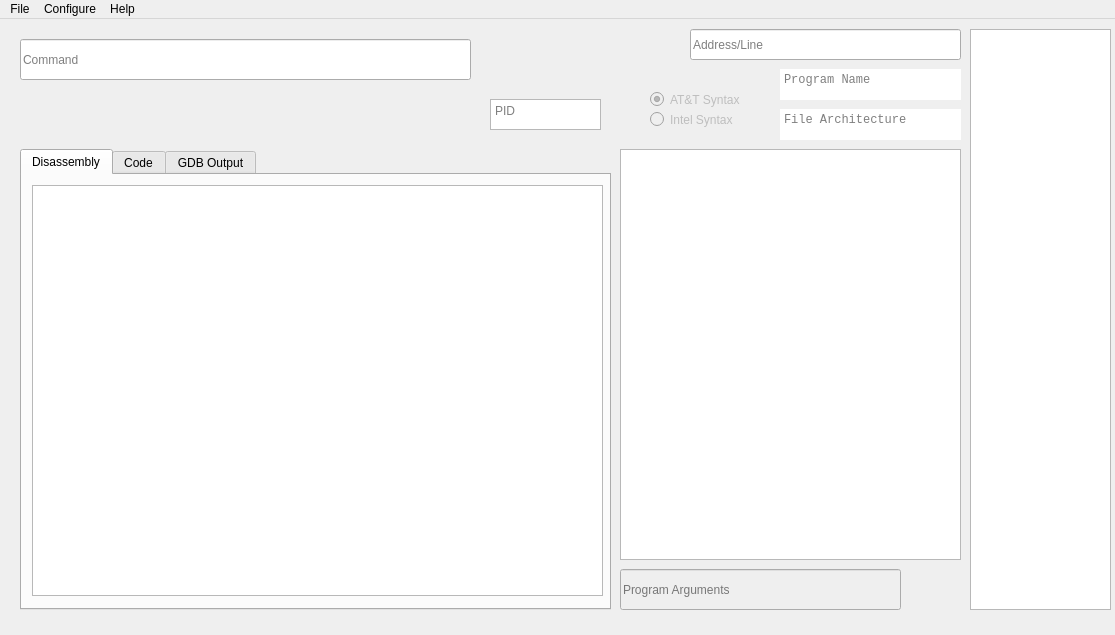
<?xml version="1.0" encoding="UTF-8"?>
<ui version="4.0">
 <class>MainWindow</class>
 <widget class="QMainWindow" name="MainWindow">
  <property name="enabled">
   <bool>true</bool>
  </property>
  <property name="geometry">
   <rect>
    <x>0</x>
    <y>0</y>
    <width>1115</width>
    <height>635</height>
   </rect>
  </property>
  <property name="windowTitle">
   <string>Disass</string>
  </property>
  <property name="windowIcon">
   <iconset resource="icons.qrc">
    <normaloff>:/Artwork/Icons/Logo.png</normaloff>:/Artwork/Icons/Logo.png</iconset>
  </property>
  <property name="tabShape">
   <enum>QTabWidget::Rounded</enum>
  </property>
  <widget class="QWidget" name="centralWidget">
   <widget class="QPushButton" name="sendButton">
    <property name="enabled">
     <bool>false</bool>
    </property>
    <property name="geometry">
     <rect>
      <x>490</x>
      <y>20</y>
      <width>41</width>
      <height>31</height>
     </rect>
    </property>
    <property name="cursor">
     <cursorShape>PointingHandCursor</cursorShape>
    </property>
    <property name="toolTip">
     <string>Send command to GDB</string>
    </property>
    <property name="text">
     <string/>
    </property>
    <property name="icon">
     <iconset resource="icons.qrc">
      <normaloff>:/Controls/Icons/Controls/Send_Button.png</normaloff>:/Controls/Icons/Controls/Send_Button.png</iconset>
    </property>
    <property name="iconSize">
     <size>
      <width>42</width>
      <height>44</height>
     </size>
    </property>
    <property name="flat">
     <bool>true</bool>
    </property>
   </widget>
   <widget class="QTextEdit" name="pidBox">
    <property name="geometry">
     <rect>
      <x>490</x>
      <y>80</y>
      <width>111</width>
      <height>31</height>
     </rect>
    </property>
    <property name="cursor" stdset="0">
     <cursorShape>ArrowCursor</cursorShape>
    </property>
    <property name="lineWrapMode">
     <enum>QTextEdit::NoWrap</enum>
    </property>
    <property name="readOnly">
     <bool>true</bool>
    </property>
    <property name="html">
     <string>&lt;!DOCTYPE HTML PUBLIC &quot;-//W3C//DTD HTML 4.0//EN&quot; &quot;http://www.w3.org/TR/REC-html40/strict.dtd&quot;&gt;
&lt;html&gt;&lt;head&gt;&lt;meta name=&quot;qrichtext&quot; content=&quot;1&quot; /&gt;&lt;style type=&quot;text/css&quot;&gt;
p, li { white-space: pre-wrap; }
&lt;/style&gt;&lt;/head&gt;&lt;body style=&quot; font-family:'Sans Serif'; font-size:9pt; font-weight:400; font-style:normal;&quot;&gt;
&lt;p style=&quot;-qt-paragraph-type:empty; margin-top:0px; margin-bottom:0px; margin-left:0px; margin-right:0px; -qt-block-indent:0; text-indent:0px;&quot;&gt;&lt;br /&gt;&lt;/p&gt;&lt;/body&gt;&lt;/html&gt;</string>
    </property>
    <property name="placeholderText">
     <string>PID</string>
    </property>
   </widget>
   <widget class="QPushButton" name="runButton">
    <property name="enabled">
     <bool>false</bool>
    </property>
    <property name="geometry">
     <rect>
      <x>910</x>
      <y>550</y>
      <width>41</width>
      <height>41</height>
     </rect>
    </property>
    <property name="cursor">
     <cursorShape>PointingHandCursor</cursorShape>
    </property>
    <property name="toolTip">
     <string>(Re)start the program</string>
    </property>
    <property name="text">
     <string/>
    </property>
    <property name="icon">
     <iconset resource="icons.qrc">
      <normaloff>:/Controls/Icons/Controls/Start_Button.png</normaloff>:/Controls/Icons/Controls/Start_Button.png</iconset>
    </property>
    <property name="iconSize">
     <size>
      <width>28</width>
      <height>29</height>
     </size>
    </property>
    <property name="flat">
     <bool>true</bool>
    </property>
   </widget>
   <widget class="QLineEdit" name="commandBox">
    <property name="geometry">
     <rect>
      <x>20</x>
      <y>20</y>
      <width>451</width>
      <height>41</height>
     </rect>
    </property>
    <property name="placeholderText">
     <string>Command</string>
    </property>
   </widget>
   <widget class="QRadioButton" name="atNtButton">
    <property name="enabled">
     <bool>false</bool>
    </property>
    <property name="geometry">
     <rect>
      <x>650</x>
      <y>70</y>
      <width>121</width>
      <height>21</height>
     </rect>
    </property>
    <property name="cursor">
     <cursorShape>PointingHandCursor</cursorShape>
    </property>
    <property name="toolTip">
     <string>Set syntax to AT&amp;T</string>
    </property>
    <property name="text">
     <string notr="true">AT&amp;&amp;T Syntax</string>
    </property>
    <property name="checked">
     <bool>true</bool>
    </property>
   </widget>
   <widget class="QRadioButton" name="intelButton">
    <property name="enabled">
     <bool>false</bool>
    </property>
    <property name="geometry">
     <rect>
      <x>650</x>
      <y>90</y>
      <width>99</width>
      <height>21</height>
     </rect>
    </property>
    <property name="cursor">
     <cursorShape>PointingHandCursor</cursorShape>
    </property>
    <property name="toolTip">
     <string>Set syntax to Intel</string>
    </property>
    <property name="text">
     <string>Intel Syntax</string>
    </property>
   </widget>
   <widget class="QTabWidget" name="codeOutputTabs">
    <property name="geometry">
     <rect>
      <x>20</x>
      <y>130</y>
      <width>591</width>
      <height>461</height>
     </rect>
    </property>
    <property name="currentIndex">
     <number>0</number>
    </property>
    <widget class="QWidget" name="assemblyOutput">
     <property name="cursor">
      <cursorShape>ArrowCursor</cursorShape>
     </property>
     <attribute name="title">
      <string>Disassembly</string>
     </attribute>
     <widget class="QTextBrowser" name="gdbAsmOutputBox">
      <property name="geometry">
       <rect>
        <x>10</x>
        <y>10</y>
        <width>571</width>
        <height>411</height>
       </rect>
      </property>
      <property name="font">
       <font>
        <family>Monospace</family>
        <pointsize>10</pointsize>
       </font>
      </property>
     </widget>
    </widget>
    <widget class="QWidget" name="codeOutput">
     <property name="cursor">
      <cursorShape>ArrowCursor</cursorShape>
     </property>
     <attribute name="title">
      <string>Code</string>
     </attribute>
     <widget class="QTextBrowser" name="gdbCodeOutputBox">
      <property name="geometry">
       <rect>
        <x>10</x>
        <y>10</y>
        <width>571</width>
        <height>411</height>
       </rect>
      </property>
      <property name="font">
       <font>
        <family>Monospace</family>
        <pointsize>10</pointsize>
       </font>
      </property>
     </widget>
    </widget>
    <widget class="QWidget" name="gdbOutput">
     <attribute name="title">
      <string>GDB Output</string>
     </attribute>
     <widget class="QTextBrowser" name="gdbOutputBox">
      <property name="geometry">
       <rect>
        <x>10</x>
        <y>10</y>
        <width>571</width>
        <height>411</height>
       </rect>
      </property>
      <property name="font">
       <font>
        <family>Monospace</family>
       </font>
      </property>
     </widget>
    </widget>
   </widget>
   <widget class="QPushButton" name="breakButton">
    <property name="enabled">
     <bool>false</bool>
    </property>
    <property name="geometry">
     <rect>
      <x>650</x>
      <y>10</y>
      <width>31</width>
      <height>31</height>
     </rect>
    </property>
    <property name="cursor">
     <cursorShape>PointingHandCursor</cursorShape>
    </property>
    <property name="toolTip">
     <string>Break</string>
    </property>
    <property name="text">
     <string/>
    </property>
    <property name="icon">
     <iconset resource="icons.qrc">
      <normaloff>:/Controls/Icons/Controls/Break_Button.png</normaloff>:/Controls/Icons/Controls/Break_Button.png</iconset>
    </property>
    <property name="iconSize">
     <size>
      <width>26</width>
      <height>26</height>
     </size>
    </property>
    <property name="flat">
     <bool>true</bool>
    </property>
   </widget>
   <widget class="QLineEdit" name="breakBox">
    <property name="geometry">
     <rect>
      <x>690</x>
      <y>10</y>
      <width>271</width>
      <height>31</height>
     </rect>
    </property>
    <property name="placeholderText">
     <string>Address/Line</string>
    </property>
   </widget>
   <widget class="QPushButton" name="stepIntoButton">
    <property name="enabled">
     <bool>false</bool>
    </property>
    <property name="geometry">
     <rect>
      <x>80</x>
      <y>80</y>
      <width>41</width>
      <height>31</height>
     </rect>
    </property>
    <property name="cursor">
     <cursorShape>PointingHandCursor</cursorShape>
    </property>
    <property name="toolTip">
     <string>Step Into (next/nexti)</string>
    </property>
    <property name="text">
     <string/>
    </property>
    <property name="icon">
     <iconset resource="icons.qrc">
      <normaloff>:/Controls/Icons/Controls/Step_Into_Button.png</normaloff>:/Controls/Icons/Controls/Step_Into_Button.png</iconset>
    </property>
    <property name="iconSize">
     <size>
      <width>26</width>
      <height>26</height>
     </size>
    </property>
    <property name="flat">
     <bool>true</bool>
    </property>
   </widget>
   <widget class="QPushButton" name="stepOverButton">
    <property name="enabled">
     <bool>false</bool>
    </property>
    <property name="geometry">
     <rect>
      <x>30</x>
      <y>80</y>
      <width>41</width>
      <height>31</height>
     </rect>
    </property>
    <property name="cursor">
     <cursorShape>PointingHandCursor</cursorShape>
    </property>
    <property name="toolTip">
     <string>Step Over (step/stepi)</string>
    </property>
    <property name="text">
     <string/>
    </property>
    <property name="icon">
     <iconset resource="icons.qrc">
      <normaloff>:/Controls/Icons/Controls/Step_Over_Button.png</normaloff>:/Controls/Icons/Controls/Step_Over_Button.png</iconset>
    </property>
    <property name="iconSize">
     <size>
      <width>28</width>
      <height>28</height>
     </size>
    </property>
    <property name="flat">
     <bool>true</bool>
    </property>
   </widget>
   <widget class="QPushButton" name="continueButton">
    <property name="enabled">
     <bool>false</bool>
    </property>
    <property name="geometry">
     <rect>
      <x>180</x>
      <y>80</y>
      <width>41</width>
      <height>31</height>
     </rect>
    </property>
    <property name="cursor">
     <cursorShape>PointingHandCursor</cursorShape>
    </property>
    <property name="toolTip">
     <string>Continue running (continue)</string>
    </property>
    <property name="text">
     <string/>
    </property>
    <property name="icon">
     <iconset resource="icons.qrc">
      <normaloff>:/Controls/Icons/Controls/Continue_Button.png</normaloff>:/Controls/Icons/Controls/Continue_Button.png</iconset>
    </property>
    <property name="iconSize">
     <size>
      <width>28</width>
      <height>26</height>
     </size>
    </property>
    <property name="flat">
     <bool>true</bool>
    </property>
   </widget>
   <widget class="QPushButton" name="nextCodeLineButton">
    <property name="enabled">
     <bool>false</bool>
    </property>
    <property name="geometry">
     <rect>
      <x>130</x>
      <y>80</y>
      <width>41</width>
      <height>31</height>
     </rect>
    </property>
    <property name="cursor">
     <cursorShape>PointingHandCursor</cursorShape>
    </property>
    <property name="toolTip">
     <string>Next Code Line (until)</string>
    </property>
    <property name="text">
     <string/>
    </property>
    <property name="icon">
     <iconset resource="icons.qrc">
      <normaloff>:/Controls/Icons/Controls/Next_Line_Button.png</normaloff>:/Controls/Icons/Controls/Next_Line_Button.png</iconset>
    </property>
    <property name="iconSize">
     <size>
      <width>27</width>
      <height>27</height>
     </size>
    </property>
    <property name="flat">
     <bool>true</bool>
    </property>
   </widget>
   <widget class="QPushButton" name="quitButton">
    <property name="enabled">
     <bool>false</bool>
    </property>
    <property name="geometry">
     <rect>
      <x>230</x>
      <y>80</y>
      <width>31</width>
      <height>31</height>
     </rect>
    </property>
    <property name="cursor">
     <cursorShape>PointingHandCursor</cursorShape>
    </property>
    <property name="toolTip">
     <string>Stop Debugging</string>
    </property>
    <property name="text">
     <string/>
    </property>
    <property name="icon">
     <iconset resource="icons.qrc">
      <normaloff>:/Controls/Icons/Controls/Stop_Button.png</normaloff>:/Controls/Icons/Controls/Stop_Button.png</iconset>
    </property>
    <property name="iconSize">
     <size>
      <width>26</width>
      <height>26</height>
     </size>
    </property>
    <property name="flat">
     <bool>true</bool>
    </property>
   </widget>
   <widget class="QLineEdit" name="commandLineArgumentsBox">
    <property name="enabled">
     <bool>false</bool>
    </property>
    <property name="geometry">
     <rect>
      <x>620</x>
      <y>550</y>
      <width>281</width>
      <height>41</height>
     </rect>
    </property>
    <property name="placeholderText">
     <string>Program Arguments</string>
    </property>
   </widget>
   <widget class="QTextBrowser" name="registerBox">
    <property name="geometry">
     <rect>
      <x>620</x>
      <y>130</y>
      <width>341</width>
      <height>411</height>
     </rect>
    </property>
    <property name="font">
     <font>
      <family>Monospace</family>
      <pointsize>9</pointsize>
     </font>
    </property>
   </widget>
   <widget class="QTextBrowser" name="stackBox">
    <property name="geometry">
     <rect>
      <x>970</x>
      <y>10</y>
      <width>141</width>
      <height>581</height>
     </rect>
    </property>
    <property name="font">
     <font>
      <family>Monospace</family>
      <pointsize>9</pointsize>
     </font>
    </property>
    <property name="verticalScrollBarPolicy">
     <enum>Qt::ScrollBarAsNeeded</enum>
    </property>
   </widget>
   <widget class="QTextEdit" name="fileArchBox">
    <property name="geometry">
     <rect>
      <x>780</x>
      <y>90</y>
      <width>181</width>
      <height>31</height>
     </rect>
    </property>
    <property name="font">
     <font>
      <family>Monospace</family>
     </font>
    </property>
    <property name="cursor" stdset="0">
     <cursorShape>ArrowCursor</cursorShape>
    </property>
    <property name="layoutDirection">
     <enum>Qt::LeftToRight</enum>
    </property>
    <property name="frameShape">
     <enum>QFrame::NoFrame</enum>
    </property>
    <property name="frameShadow">
     <enum>QFrame::Raised</enum>
    </property>
    <property name="readOnly">
     <bool>true</bool>
    </property>
    <property name="cursorWidth">
     <number>1</number>
    </property>
    <property name="textInteractionFlags">
     <set>Qt::TextSelectableByKeyboard|Qt::TextSelectableByMouse</set>
    </property>
    <property name="placeholderText">
     <string>File Architecture</string>
    </property>
   </widget>
   <widget class="QTextEdit" name="fileNameBox">
    <property name="geometry">
     <rect>
      <x>780</x>
      <y>50</y>
      <width>181</width>
      <height>31</height>
     </rect>
    </property>
    <property name="font">
     <font>
      <family>Monospace</family>
      <pointsize>9</pointsize>
     </font>
    </property>
    <property name="cursor" stdset="0">
     <cursorShape>ArrowCursor</cursorShape>
    </property>
    <property name="layoutDirection">
     <enum>Qt::LeftToRight</enum>
    </property>
    <property name="frameShape">
     <enum>QFrame::NoFrame</enum>
    </property>
    <property name="frameShadow">
     <enum>QFrame::Raised</enum>
    </property>
    <property name="verticalScrollBarPolicy">
     <enum>Qt::ScrollBarAlwaysOff</enum>
    </property>
    <property name="horizontalScrollBarPolicy">
     <enum>Qt::ScrollBarAsNeeded</enum>
    </property>
    <property name="readOnly">
     <bool>true</bool>
    </property>
    <property name="cursorWidth">
     <number>1</number>
    </property>
    <property name="textInteractionFlags">
     <set>Qt::TextSelectableByKeyboard|Qt::TextSelectableByMouse</set>
    </property>
    <property name="placeholderText">
     <string>Program Name</string>
    </property>
   </widget>
  </widget>
  <widget class="QMenuBar" name="menuBar">
   <property name="geometry">
    <rect>
     <x>0</x>
     <y>0</y>
     <width>1115</width>
     <height>20</height>
    </rect>
   </property>
   <widget class="QMenu" name="menuFile">
    <property name="title">
     <string>File</string>
    </property>
    <addaction name="actionOpen"/>
    <addaction name="actionQuit"/>
   </widget>
   <widget class="QMenu" name="menuHelp">
    <property name="title">
     <string>Help</string>
    </property>
    <addaction name="actionAbout"/>
    <addaction name="actionLicense"/>
    <addaction name="actionContribute"/>
   </widget>
   <widget class="QMenu" name="menuConfigure">
    <property name="title">
     <string>Configure</string>
    </property>
    <widget class="QMenu" name="menuForce_Architecture">
     <property name="title">
      <string>Force Architecture</string>
     </property>
     <addaction name="action64_Bit"/>
     <addaction name="action32_Bit"/>
    </widget>
    <addaction name="menuForce_Architecture"/>
   </widget>
   <addaction name="menuFile"/>
   <addaction name="menuConfigure"/>
   <addaction name="menuHelp"/>
  </widget>
  <widget class="QStatusBar" name="statusBar">
   <property name="sizeGripEnabled">
    <bool>false</bool>
   </property>
  </widget>
  <action name="actionOpen">
   <property name="text">
    <string>Select Executable</string>
   </property>
  </action>
  <action name="actionAbout">
   <property name="text">
    <string>About</string>
   </property>
  </action>
  <action name="actionLicense">
   <property name="text">
    <string>License and Credit</string>
   </property>
  </action>
  <action name="actionContribute">
   <property name="text">
    <string>Contribute</string>
   </property>
  </action>
  <action name="actionQuit">
   <property name="text">
    <string>Quit</string>
   </property>
  </action>
  <action name="action64_Bit">
   <property name="checkable">
    <bool>false</bool>
   </property>
   <property name="text">
    <string>x86-64 (64-Bit)</string>
   </property>
  </action>
  <action name="action32_Bit">
   <property name="checkable">
    <bool>false</bool>
   </property>
   <property name="text">
    <string>x86 (32-Bit)</string>
   </property>
  </action>
 </widget>
 <layoutdefault spacing="6" margin="11"/>
 <resources>
  <include location="icons.qrc"/>
 </resources>
 <connections/>
</ui>
